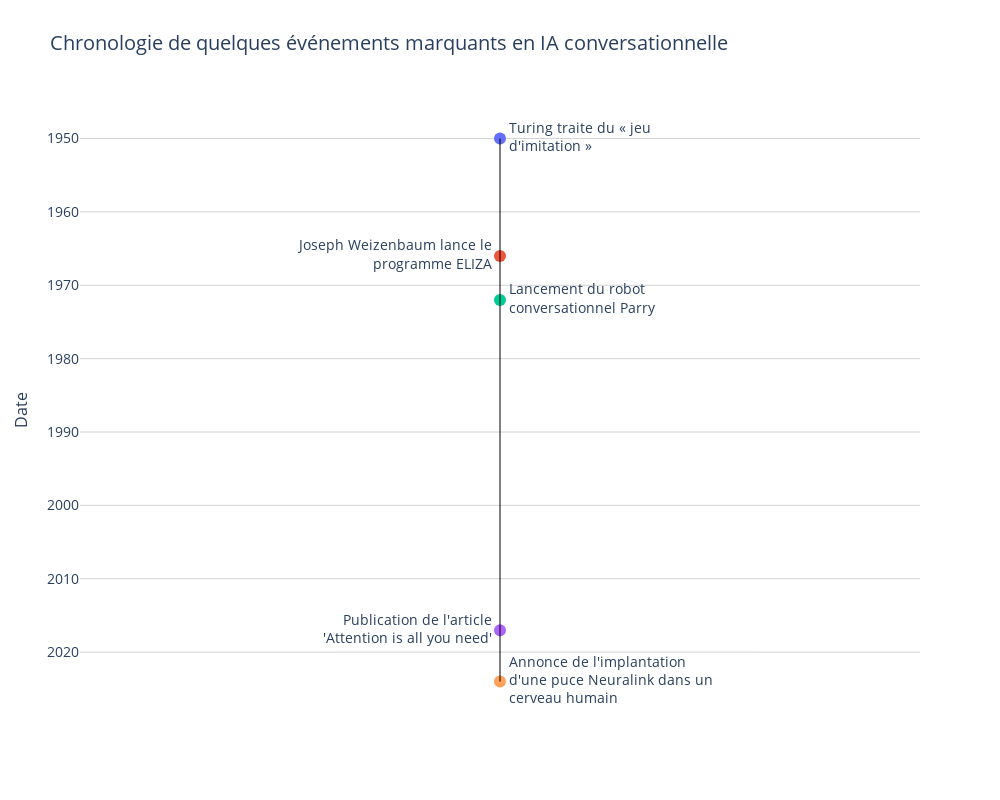

Write notebook code for a chart like this one.
### Code cell
import pandas as pd
import plotly.graph_objects as go
from textwrap import wrap

# Conversion des dates en format datetime
data['Début'] = pd.to_datetime(data['Début'])

# Tri des données par date
data = data.sort_values('Début')

# Wrapping du texte des événements
data['Événement'] = data['Événement'].apply(lambda x: '<br>'.join(wrap(x, width=30)))

# Création des positions alternées pour les textes
positions = ['middle right', 'middle left'] * (len(data) // 2 + 1)
positions = positions[:len(data)]

# Position opposée pour le hover (si le texte est à droite, le hover sera à gauche et vice versa)
hover_alignments = ['left' if pos == 'middle right' else 'right' for pos in positions]

# Création du graphique
fig = go.Figure()

# Ajout des points et textes
for i, row in enumerate(data.itertuples()):
    fig.add_trace(go.Scatter(
        y=[row.Début],
        x=[0],
        mode='markers+text',
        marker=dict(size=12, symbol='circle'),
        text=[row.Événement],
        textposition=positions[i],
        textfont=dict(size=14),
        showlegend=False,
        hovertemplate="%{customdata}<br><b>%{y|%Y}</b><extra></extra>",
        customdata=[row.Détails],
        hoverlabel=dict(
            bgcolor='rgba(0,0,0,0.8)',
            align=hover_alignments[i]  # Position alternée du hover
        ),
    ))

# Ajout de la ligne verticale
fig.add_trace(go.Scatter(
    y=[data['Début'].min(), data['Début'].max()],
    x=[0, 0],
    mode='lines',
    line=dict(color='black', width=1),
    showlegend=False,
    hoverinfo='skip'
))

# Personnalisation du graphique
fig.update_layout(
    title=dict(
        text="Chronologie de quelques événements marquants en IA conversationnelle",
        font=dict(size=20)
    ),
    width=1000,
    height=800,
    plot_bgcolor='white',
    xaxis=dict(
        showgrid=False,
        zeroline=False,
        showticklabels=False,
        range=[-3, 3]
    ),
    yaxis=dict(
        title="Date",
        title_font=dict(size=16),
        tickfont=dict(size=14),
        showgrid=True,
        gridwidth=1,
        gridcolor='LightGray',
        autorange="reversed"
    ),
    hoverlabel=dict(
        font_size=14,
    ),
    hovermode='closest',
    hoverdistance=100,
    clickmode='event+select',  # Rend le hover persistant jusqu'au prochain clic
)

# Affichage du graphique
fig.show()

### Figure 1 — Plotly figure (JSON) as saved in the notebook; plotly's stock layout.template omitted (floating-point values rounded to 4 significant figures)
{"data": [{"customdata": ["Publication de 'Computing Machinery and Intelligence'.<br><a style='color: #00ffff;' href='https://doi.org/10.1093/mind/LIX.236.433'>→ Consulter l'article original</a>"], "hoverlabel": {"align": "left", "bgcolor": "rgba(0,0,0,0.8)"}, "hovertemplate": "%{customdata}<br><b>%{y|%Y}</b><extra></extra>", "marker": {"size": 12, "symbol": "circle"}, "mode": "markers+text", "showlegend": false, "text": ["Turing traite du « jeu<br>d'imitation »"], "textfont": {"size": 14}, "textposition": "middle right", "type": "scatter", "x": [0], "y": ["1950-01-01T00:00:00"]}, {"customdata": ["Premier chatbot simulant un psychothérapeute.<br><a style='color: #00ffff;' href='hhttps://doi.org/10.48550/arXiv.2402.05122'>→ Article sur l'histoire des <i>chatbots</i> traitant entre autres d'ELIZA.</a>"], "hoverlabel": {"align": "right", "bgcolor": "rgba(0,0,0,0.8)"}, "hovertemplate": "%{customdata}<br><b>%{y|%Y}</b><extra></extra>", "marker": {"size": 12, "symbol": "circle"}, "mode": "markers+text", "showlegend": false, "text": ["Joseph Weizenbaum lance le<br>programme ELIZA"], "textfont": {"size": 14}, "textposition": "middle left", "type": "scatter", "x": [0], "y": ["1966-01-01T00:00:00"]}, {"customdata": ["Chatbot simulant un patient paranoïaque, créé par Kenneth Colby.<br><a style='color: #00ffff;' href='https://doi.org/10.1684/ipe.2017.1582'>→ Article de Xavier Aimé sur ELIZA et Parry</a>"], "hoverlabel": {"align": "left", "bgcolor": "rgba(0,0,0,0.8)"}, "hovertemplate": "%{customdata}<br><b>%{y|%Y}</b><extra></extra>", "marker": {"size": 12, "symbol": "circle"}, "mode": "markers+text", "showlegend": false, "text": ["Lancement du robot<br>conversationnel Parry"], "textfont": {"size": 14}, "textposition": "middle right", "type": "scatter", "x": [0], "y": ["1972-01-01T00:00:00"]}, {"customdata": ["Article fondateur sur l'architecture des transformeurs par Vaswani et al.<br><a style='color: #00ffff;' href='https://doi.org/10.48550/arXiv.1706.03762'>→ Lire l'article original</a>"], "hoverlabel": {"align": "right", "bgcolor": "rgba(0,0,0,0.8)"}, "hovertemplate": "%{customdata}<br><b>%{y|%Y}</b><extra></extra>", "marker": {"size": 12, "symbol": "circle"}, "mode": "markers+text", "showlegend": false, "text": ["Publication de l'article<br>'Attention is all you need'"], "textfont": {"size": 14}, "textposition": "middle left", "type": "scatter", "x": [0], "y": ["2017-01-01T00:00:00"]}, {"customdata": ["Un premier patient reçoit un implant cérébral Neuralink.<br><a style='color: #00ffff;' href='https://www.reuters.com/technology/neuralink-implants-brain-chip-first-human-musk-says-2024-01-29/'>→ Lien vers l'article de l'agence Reuters</a>"], "hoverlabel": {"align": "left", "bgcolor": "rgba(0,0,0,0.8)"}, "hovertemplate": "%{customdata}<br><b>%{y|%Y}</b><extra></extra>", "marker": {"size": 12, "symbol": "circle"}, "mode": "markers+text", "showlegend": false, "text": ["Annonce de l'implantation<br>d'une puce Neuralink dans un<br>cerveau humain"], "textfont": {"size": 14}, "textposition": "middle right", "type": "scatter", "x": [0], "y": ["2024-01-01T00:00:00"]}, {"hoverinfo": "skip", "line": {"color": "black", "width": 1}, "mode": "lines", "showlegend": false, "type": "scatter", "x": [0, 0], "y": ["1950-01-01T00:00:00", "2024-01-01T00:00:00"]}], "layout": {"clickmode": "event+select", "height": 800, "hoverdistance": 100, "hoverlabel": {"font": {"size": 14}}, "hovermode": "closest", "plot_bgcolor": "white", "title": {"font": {"size": 20}, "text": "Chronologie de quelques événements marquants en IA conversationnelle"}, "width": 1000, "xaxis": {"range": [-3, 3], "showgrid": false, "showticklabels": false, "zeroline": false}, "yaxis": {"autorange": "reversed", "gridcolor": "LightGray", "gridwidth": 1, "showgrid": true, "tickfont": {"size": 14}, "title": {"font": {"size": 16}, "text": "Date"}}}}
